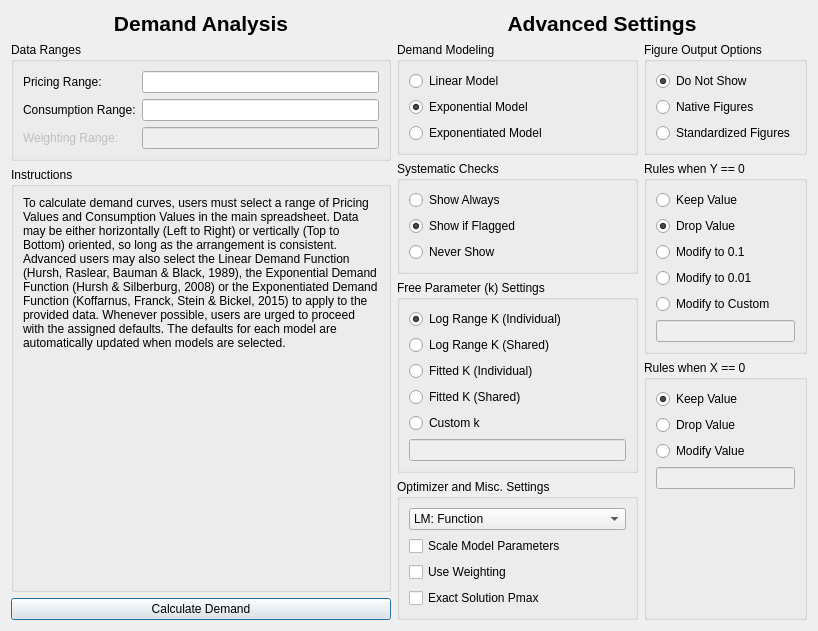
<?xml version="1.0" encoding="UTF-8"?>
<ui version="4.0">
 <class>DemandSettingsDialog</class>
 <widget class="QDialog" name="DemandSettingsDialog">
  <property name="geometry">
   <rect>
    <x>0</x>
    <y>0</y>
    <width>818</width>
    <height>625</height>
   </rect>
  </property>
  <property name="windowTitle">
   <string>Demand Curve Analyzer</string>
  </property>
  <layout class="QHBoxLayout" name="horizontalLayout">
   <item>
    <layout class="QVBoxLayout" name="verticalLayout">
     <item>
      <widget class="QLabel" name="label">
       <property name="sizePolicy">
        <sizepolicy hsizetype="Preferred" vsizetype="Fixed">
         <horstretch>0</horstretch>
         <verstretch>0</verstretch>
        </sizepolicy>
       </property>
       <property name="text">
        <string>&lt;html&gt;&lt;head/&gt;&lt;body&gt;&lt;p align=&quot;center&quot;&gt;&lt;span style=&quot; font-size:16pt; font-weight:600;&quot;&gt;Demand Analysis&lt;/span&gt;&lt;/p&gt;&lt;/body&gt;&lt;/html&gt;</string>
       </property>
      </widget>
     </item>
     <item>
      <layout class="QHBoxLayout" name="horizontalLayout_3">
       <item>
        <widget class="QGroupBox" name="groupBox">
         <property name="title">
          <string>Data Ranges</string>
         </property>
         <layout class="QVBoxLayout" name="verticalLayout_3">
          <item>
           <layout class="QFormLayout" name="formLayout">
            <property name="fieldGrowthPolicy">
             <enum>QFormLayout::ExpandingFieldsGrow</enum>
            </property>
            <item row="0" column="0">
             <widget class="QLabel" name="label_3">
              <property name="text">
               <string>Pricing Range:</string>
              </property>
             </widget>
            </item>
            <item row="0" column="1">
             <widget class="QLineEdit" name="priceRangeText">
              <property name="sizePolicy">
               <sizepolicy hsizetype="Expanding" vsizetype="Preferred">
                <horstretch>0</horstretch>
                <verstretch>0</verstretch>
               </sizepolicy>
              </property>
              <property name="toolTip">
               <string>&lt;html&gt;&lt;head/&gt;&lt;body&gt;&lt;p&gt;The prices will be your X axis parameters (independent variable)&lt;/p&gt;&lt;/body&gt;&lt;/html&gt;</string>
              </property>
              <property name="readOnly">
               <bool>true</bool>
              </property>
             </widget>
            </item>
            <item row="1" column="0">
             <widget class="QLabel" name="label_4">
              <property name="text">
               <string>Consumption Range:</string>
              </property>
             </widget>
            </item>
            <item row="1" column="1">
             <widget class="QLineEdit" name="consumptionRangeText">
              <property name="sizePolicy">
               <sizepolicy hsizetype="Expanding" vsizetype="Preferred">
                <horstretch>0</horstretch>
                <verstretch>0</verstretch>
               </sizepolicy>
              </property>
              <property name="toolTip">
               <string>&lt;html&gt;&lt;head/&gt;&lt;body&gt;&lt;p&gt;Consumption will be the Y axis values (your dependent variable).&lt;/p&gt;&lt;/body&gt;&lt;/html&gt;</string>
              </property>
              <property name="readOnly">
               <bool>true</bool>
              </property>
             </widget>
            </item>
            <item row="2" column="0">
             <widget class="QLabel" name="labelWeight">
              <property name="enabled">
               <bool>false</bool>
              </property>
              <property name="text">
               <string>Weighting Range:</string>
              </property>
             </widget>
            </item>
            <item row="2" column="1">
             <widget class="QLineEdit" name="weightRangeText">
              <property name="enabled">
               <bool>false</bool>
              </property>
             </widget>
            </item>
           </layout>
          </item>
         </layout>
        </widget>
       </item>
      </layout>
     </item>
     <item>
      <widget class="QGroupBox" name="groupBox_7">
       <property name="title">
        <string>Instructions</string>
       </property>
       <layout class="QVBoxLayout" name="verticalLayout_9">
        <item>
         <widget class="QLabel" name="label_5">
          <property name="sizePolicy">
           <sizepolicy hsizetype="Preferred" vsizetype="MinimumExpanding">
            <horstretch>0</horstretch>
            <verstretch>0</verstretch>
           </sizepolicy>
          </property>
          <property name="text">
           <string>&lt;html&gt;&lt;head/&gt;&lt;body&gt;&lt;p&gt;To calculate demand curves, users must select a range of Pricing Values and Consumption Values in the main spreadsheet. Data may be either horizontally (Left to Right) or vertically (Top to Bottom) oriented, so long as the arrangement is consistent. Advanced users may also select the Linear Demand Function (Hursh, Raslear, Bauman &amp;amp; Black, 1989), the Exponential Demand Function (Hursh &amp;amp; Silberburg, 2008) or the Exponentiated Demand Function (Koffarnus, Franck, Stein &amp;amp; Bickel, 2015) to apply to the provided data. Whenever possible, users are urged to proceed with the assigned defaults. The defaults for each model are automatically updated when models are selected.&lt;/p&gt;&lt;/body&gt;&lt;/html&gt;</string>
          </property>
          <property name="alignment">
           <set>Qt::AlignLeading|Qt::AlignLeft|Qt::AlignTop</set>
          </property>
          <property name="wordWrap">
           <bool>true</bool>
          </property>
         </widget>
        </item>
       </layout>
      </widget>
     </item>
     <item>
      <widget class="QPushButton" name="pushButton">
       <property name="sizePolicy">
        <sizepolicy hsizetype="Preferred" vsizetype="Fixed">
         <horstretch>0</horstretch>
         <verstretch>0</verstretch>
        </sizepolicy>
       </property>
       <property name="text">
        <string>Calculate Demand</string>
       </property>
      </widget>
     </item>
    </layout>
   </item>
   <item>
    <layout class="QVBoxLayout" name="verticalLayout_2">
     <item>
      <widget class="QLabel" name="label_2">
       <property name="sizePolicy">
        <sizepolicy hsizetype="Preferred" vsizetype="Fixed">
         <horstretch>0</horstretch>
         <verstretch>0</verstretch>
        </sizepolicy>
       </property>
       <property name="text">
        <string>&lt;html&gt;&lt;head/&gt;&lt;body&gt;&lt;p align=&quot;center&quot;&gt;&lt;span style=&quot; font-size:16pt; font-weight:600;&quot;&gt;Advanced Settings&lt;/span&gt;&lt;/p&gt;&lt;/body&gt;&lt;/html&gt;</string>
       </property>
      </widget>
     </item>
     <item>
      <layout class="QHBoxLayout" name="AssessmentsSideSide">
       <item>
        <layout class="QVBoxLayout" name="Side2">
         <item>
          <widget class="QGroupBox" name="groupBoxModels">
           <property name="sizePolicy">
            <sizepolicy hsizetype="MinimumExpanding" vsizetype="Preferred">
             <horstretch>0</horstretch>
             <verstretch>0</verstretch>
            </sizepolicy>
           </property>
           <property name="title">
            <string>Demand Modeling </string>
           </property>
           <layout class="QVBoxLayout" name="verticalLayout_4">
            <item>
             <widget class="QRadioButton" name="modelingLinear">
              <property name="enabled">
               <bool>true</bool>
              </property>
              <property name="toolTip">
               <string>&lt;html&gt;&lt;head/&gt;&lt;body&gt;&lt;p&gt;Hursh, Raslear, Bauman &amp;amp; Black's Linear-Elasticity Demand Model&lt;/p&gt;&lt;/body&gt;&lt;/html&gt;</string>
              </property>
              <property name="text">
               <string>Linear Model</string>
              </property>
             </widget>
            </item>
            <item>
             <widget class="QRadioButton" name="modelingExponential">
              <property name="toolTip">
               <string>&lt;html&gt;&lt;head/&gt;&lt;body&gt;&lt;p&gt;Hursh &amp;amp; Silberburg's Exponential Model of Demand&lt;/p&gt;&lt;/body&gt;&lt;/html&gt;</string>
              </property>
              <property name="text">
               <string>Exponential Model</string>
              </property>
              <property name="checked">
               <bool>true</bool>
              </property>
             </widget>
            </item>
            <item>
             <widget class="QRadioButton" name="modelingExponentiated">
              <property name="toolTip">
               <string>&lt;html&gt;&lt;head/&gt;&lt;body&gt;&lt;p&gt;Koffarnus, Franck, Stein &amp;amp; Bickel's Exponentiated Model of Demand&lt;/p&gt;&lt;/body&gt;&lt;/html&gt;</string>
              </property>
              <property name="text">
               <string>Exponentiated Model</string>
              </property>
             </widget>
            </item>
           </layout>
          </widget>
         </item>
         <item>
          <widget class="QGroupBox" name="groupBoxStein">
           <property name="sizePolicy">
            <sizepolicy hsizetype="MinimumExpanding" vsizetype="Preferred">
             <horstretch>0</horstretch>
             <verstretch>0</verstretch>
            </sizepolicy>
           </property>
           <property name="title">
            <string>Systematic Checks</string>
           </property>
           <layout class="QVBoxLayout" name="verticalLayout_11">
            <item>
             <widget class="QRadioButton" name="checkAlways">
              <property name="toolTip">
               <string>&lt;html&gt;&lt;head/&gt;&lt;body&gt;&lt;p&gt;Always display Stein &amp;amp; Bickel's systematic checks for systematicity.&lt;/p&gt;&lt;/body&gt;&lt;/html&gt;</string>
              </property>
              <property name="text">
               <string>Show Always</string>
              </property>
              <property name="checked">
               <bool>false</bool>
              </property>
             </widget>
            </item>
            <item>
             <widget class="QRadioButton" name="checkFlag">
              <property name="toolTip">
               <string>&lt;html&gt;&lt;head/&gt;&lt;body&gt;&lt;p&gt;Display Stein &amp;amp; Bickel's systematic checks for systematicity only when one or more cases do not pass.&lt;/p&gt;&lt;/body&gt;&lt;/html&gt;</string>
              </property>
              <property name="text">
               <string>Show if Flagged</string>
              </property>
              <property name="checked">
               <bool>true</bool>
              </property>
             </widget>
            </item>
            <item>
             <widget class="QRadioButton" name="checkNever">
              <property name="toolTip">
               <string>&lt;html&gt;&lt;head/&gt;&lt;body&gt;&lt;p&gt;Never display Stein &amp;amp; Bickel's systematic checks for systematicity.&lt;/p&gt;&lt;/body&gt;&lt;/html&gt;</string>
              </property>
              <property name="text">
               <string>Never Show</string>
              </property>
             </widget>
            </item>
           </layout>
          </widget>
         </item>
         <item>
          <widget class="QGroupBox" name="groupBoxK">
           <property name="sizePolicy">
            <sizepolicy hsizetype="MinimumExpanding" vsizetype="Preferred">
             <horstretch>0</horstretch>
             <verstretch>0</verstretch>
            </sizepolicy>
           </property>
           <property name="title">
            <string>Free Parameter (k) Settings</string>
           </property>
           <layout class="QVBoxLayout" name="verticalLayout_5">
            <item>
             <widget class="QRadioButton" name="kSettingsLogIndividual">
              <property name="toolTip">
               <string>&lt;html&gt;&lt;head/&gt;&lt;body&gt;&lt;p&gt;&lt;span style=&quot; font-family:'SFMono-Regular,Consolas,Liberation Mono,Menlo,Courier,monospace'; font-size:12px; color:#000000; background-color:#ffffff;&quot;&gt;K will be calculated per individual using max/min + .5&lt;/span&gt;&lt;/p&gt;&lt;/body&gt;&lt;/html&gt;</string>
              </property>
              <property name="text">
               <string>Log Range K (Individual)</string>
              </property>
              <property name="checked">
               <bool>true</bool>
              </property>
             </widget>
            </item>
            <item>
             <widget class="QRadioButton" name="kSettingsLogGroup">
              <property name="toolTip">
               <string>&lt;html&gt;&lt;head/&gt;&lt;body&gt;&lt;p&gt;&lt;span style=&quot; font-family:'SFMono-Regular,Consolas,Liberation Mono,Menlo,Courier,monospace'; font-size:12px; color:#000000; background-color:#ffffff;&quot;&gt;K will be calculated based on the max/min of the entire sample + .5.&lt;/span&gt;&lt;/p&gt;&lt;/body&gt;&lt;/html&gt;</string>
              </property>
              <property name="text">
               <string>Log Range K (Shared)</string>
              </property>
             </widget>
            </item>
            <item>
             <widget class="QRadioButton" name="kSettingsFit">
              <property name="toolTip">
               <string>&lt;html&gt;&lt;head/&gt;&lt;body&gt;&lt;p&gt;&lt;span style=&quot; font-family:'SFMono-Regular,Consolas,Liberation Mono,Menlo,Courier,monospace'; font-size:12px; color:#000000; background-color:#ffffff;&quot;&gt;K will be a free parameter fitted on an individual basis.&lt;/span&gt;&lt;/p&gt;&lt;/body&gt;&lt;/html&gt;</string>
              </property>
              <property name="text">
               <string>Fitted K (Individual)</string>
              </property>
             </widget>
            </item>
            <item>
             <widget class="QRadioButton" name="kSettingsFitShare">
              <property name="toolTip">
               <string>&lt;html&gt;&lt;head/&gt;&lt;body&gt;&lt;p&gt;&lt;span style=&quot; font-family:'SFMono-Regular,Consolas,Liberation Mono,Menlo,Courier,monospace'; font-size:12px; color:#000000; background-color:#ffffff;&quot;&gt;K will be a free parameter fitted on an group basis (i.e., whole sample).&lt;/span&gt;&lt;/p&gt;&lt;/body&gt;&lt;/html&gt;</string>
              </property>
              <property name="text">
               <string>Fitted K (Shared)</string>
              </property>
             </widget>
            </item>
            <item>
             <widget class="QRadioButton" name="kSettingsCustom">
              <property name="text">
               <string>Custom k</string>
              </property>
             </widget>
            </item>
            <item>
             <widget class="QLineEdit" name="kSettingsCustomText">
              <property name="enabled">
               <bool>false</bool>
              </property>
              <property name="sizePolicy">
               <sizepolicy hsizetype="Preferred" vsizetype="Fixed">
                <horstretch>0</horstretch>
                <verstretch>0</verstretch>
               </sizepolicy>
              </property>
             </widget>
            </item>
           </layout>
          </widget>
         </item>
         <item>
          <widget class="QGroupBox" name="groupBoxSettings">
           <property name="title">
            <string>Optimizer and Misc. Settings</string>
           </property>
           <layout class="QVBoxLayout" name="verticalLayout_10">
            <item>
             <widget class="QComboBox" name="comboBoxFitting">
              <property name="currentIndex">
               <number>0</number>
              </property>
              <item>
               <property name="text">
                <string>LM: Function</string>
               </property>
              </item>
              <item>
               <property name="text">
                <string>LM: Function + Gradient</string>
               </property>
              </item>
              <item>
               <property name="text">
                <string>LM: Function + Gradient + Hessian</string>
               </property>
              </item>
              <item>
               <property name="text">
                <string>Differential Evolution Methods</string>
               </property>
              </item>
             </widget>
            </item>
            <item>
             <widget class="QCheckBox" name="checkBoxScaling">
              <property name="toolTip">
               <string>Scaling parameters may assist with fitting when parameters are wildly different (i.e., Q0 is 100,000 while alpha is 0.001). Default is off.</string>
              </property>
              <property name="text">
               <string>Scale Model Parameters</string>
              </property>
             </widget>
            </item>
            <item>
             <widget class="QCheckBox" name="checkBoxWeighting">
              <property name="text">
               <string>Use Weighting</string>
              </property>
             </widget>
            </item>
            <item>
             <widget class="QCheckBox" name="checkBoxAlternativePmax">
              <property name="enabled">
               <bool>true</bool>
              </property>
              <property name="text">
               <string>Exact Solution Pmax</string>
              </property>
              <property name="checkable">
               <bool>true</bool>
              </property>
             </widget>
            </item>
            <item>
             <spacer name="verticalSpacer">
              <property name="orientation">
               <enum>Qt::Vertical</enum>
              </property>
              <property name="sizeHint" stdset="0">
               <size>
                <width>20</width>
                <height>10</height>
               </size>
              </property>
             </spacer>
            </item>
           </layout>
           <zorder>verticalSpacer</zorder>
           <zorder>checkBoxScaling</zorder>
           <zorder>comboBoxFitting</zorder>
           <zorder>checkBoxAlternativePmax</zorder>
           <zorder>checkBoxWeighting</zorder>
          </widget>
         </item>
        </layout>
       </item>
       <item>
        <layout class="QVBoxLayout" name="Side1">
         <item>
          <widget class="QGroupBox" name="groupBoxFigure">
           <property name="sizePolicy">
            <sizepolicy hsizetype="MinimumExpanding" vsizetype="Preferred">
             <horstretch>0</horstretch>
             <verstretch>0</verstretch>
            </sizepolicy>
           </property>
           <property name="title">
            <string>Figure Output Options</string>
           </property>
           <layout class="QVBoxLayout" name="verticalLayout_7">
            <item>
             <widget class="QRadioButton" name="figuresDisable">
              <property name="text">
               <string>Do Not Show</string>
              </property>
              <property name="checked">
               <bool>true</bool>
              </property>
             </widget>
            </item>
            <item>
             <widget class="QRadioButton" name="figuresEnable">
              <property name="text">
               <string>Native Figures</string>
              </property>
             </widget>
            </item>
            <item>
             <widget class="QRadioButton" name="figuresEnableStandard">
              <property name="text">
               <string>Standardized Figures</string>
              </property>
             </widget>
            </item>
           </layout>
          </widget>
         </item>
         <item>
          <widget class="QGroupBox" name="groupBoxY">
           <property name="enabled">
            <bool>true</bool>
           </property>
           <property name="sizePolicy">
            <sizepolicy hsizetype="MinimumExpanding" vsizetype="Preferred">
             <horstretch>0</horstretch>
             <verstretch>0</verstretch>
            </sizepolicy>
           </property>
           <property name="title">
            <string>Rules when Y == 0 </string>
           </property>
           <layout class="QVBoxLayout" name="verticalLayout_8">
            <item>
             <widget class="QRadioButton" name="breakpointKeepValue">
              <property name="text">
               <string>Keep Value</string>
              </property>
             </widget>
            </item>
            <item>
             <widget class="QRadioButton" name="breakpointDropValue">
              <property name="text">
               <string>Drop Value</string>
              </property>
              <property name="checked">
               <bool>true</bool>
              </property>
             </widget>
            </item>
            <item>
             <widget class="QRadioButton" name="breakpointModifyValueTenth">
              <property name="text">
               <string>Modify to 0.1</string>
              </property>
             </widget>
            </item>
            <item>
             <widget class="QRadioButton" name="breakpointModifyValueHundredth">
              <property name="text">
               <string>Modify to 0.01</string>
              </property>
             </widget>
            </item>
            <item>
             <widget class="QRadioButton" name="breakpointModifyValueCustom">
              <property name="text">
               <string>Modify to Custom</string>
              </property>
             </widget>
            </item>
            <item>
             <widget class="QLineEdit" name="breakpointModifyValueCustomText">
              <property name="enabled">
               <bool>false</bool>
              </property>
              <property name="sizePolicy">
               <sizepolicy hsizetype="Preferred" vsizetype="Fixed">
                <horstretch>0</horstretch>
                <verstretch>0</verstretch>
               </sizepolicy>
              </property>
             </widget>
            </item>
           </layout>
          </widget>
         </item>
         <item>
          <widget class="QGroupBox" name="groupBoxX">
           <property name="enabled">
            <bool>true</bool>
           </property>
           <property name="sizePolicy">
            <sizepolicy hsizetype="MinimumExpanding" vsizetype="Preferred">
             <horstretch>0</horstretch>
             <verstretch>0</verstretch>
            </sizepolicy>
           </property>
           <property name="title">
            <string>Rules when X == 0</string>
           </property>
           <layout class="QVBoxLayout" name="verticalLayout_6">
            <property name="sizeConstraint">
             <enum>QLayout::SetDefaultConstraint</enum>
            </property>
            <item>
             <widget class="QRadioButton" name="q0KeepValue">
              <property name="text">
               <string>Keep Value</string>
              </property>
              <property name="checked">
               <bool>true</bool>
              </property>
             </widget>
            </item>
            <item>
             <widget class="QRadioButton" name="q0DropValue">
              <property name="text">
               <string>Drop Value</string>
              </property>
              <property name="checked">
               <bool>false</bool>
              </property>
             </widget>
            </item>
            <item>
             <widget class="QRadioButton" name="q0ModifyValue">
              <property name="text">
               <string>Modify Value</string>
              </property>
             </widget>
            </item>
            <item>
             <widget class="QLineEdit" name="q0CustomValueText">
              <property name="enabled">
               <bool>false</bool>
              </property>
              <property name="sizePolicy">
               <sizepolicy hsizetype="Preferred" vsizetype="Fixed">
                <horstretch>0</horstretch>
                <verstretch>0</verstretch>
               </sizepolicy>
              </property>
             </widget>
            </item>
            <item>
             <spacer name="verticalSpacer_3">
              <property name="orientation">
               <enum>Qt::Vertical</enum>
              </property>
              <property name="sizeHint" stdset="0">
               <size>
                <width>20</width>
                <height>40</height>
               </size>
              </property>
             </spacer>
            </item>
           </layout>
          </widget>
         </item>
        </layout>
       </item>
      </layout>
     </item>
    </layout>
   </item>
  </layout>
 </widget>
 <resources/>
 <connections/>
</ui>
